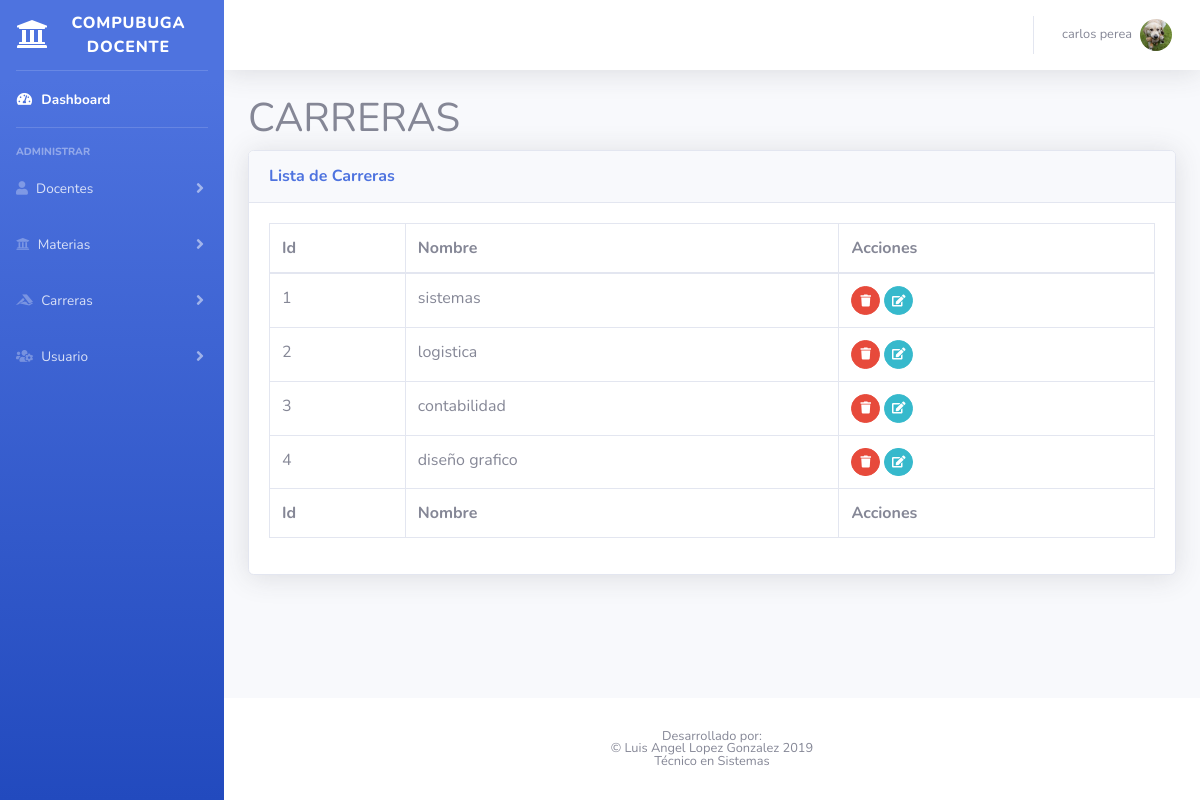
The app's page /carrera/carreraAdministrarVista.php (signed in) with its own data.
### tables this page shows
CREATE TABLE `carrera` (
  `id` int(11) NOT NULL,
  `nombre` varchar(100) NOT NULL
);

### carrera/carrerasModelo.php (called while the page is built, shortened)
<?php
include_once '../conexion.php';
class carrerasModelo {
    function mostrarTodos() {
        global $link;
        $consulta = "SELECT * FROM `carrera`";
        $query = mysqli_query($link, $consulta);
        return $query;
    }
}

### carrera/carreraAdministrarVista.php (the view, shortened to what this page needs)
<!DOCTYPE html>
<html lang="en">
    <head>
        <link href="../vendor/fontawesome-free/css/all.min.css" rel="stylesheet" type="text/css">
        <link href="../css/sb-admin-2.min.css" rel="stylesheet">
    </head>
    <body id="page-top">
        <div id="wrapper">
            <?php
            include_once '../componets/menu.php';
            ?>
            <div id="content-wrapper" class="d-flex flex-column">
                <div id="content">
                    <?php
                    include_once '../componets/navBar.php';
                    ?>
                    <div class="container">
                        <h1>CARRERAS</h1>
                        <div class="card shadow mb-4">
                            <div class="card-header py-3">
                                <h6 class="m-0 font-weight-bold text-primary">Lista de Carreras</h6>
                            </div>
                            <div class="card-body">
                                <div class="table-responsive">
                                    <table class="table table-bordered" id="dataTable" width="100%" cellspacing="0">
                                        <thead>
                                            <tr>
                                                <th>Id</th>
                                                <th>Nombre</th>
                                                <th>Acciones</th>
                                            </tr>
                                        </thead>
                                        <tfoot>
                                            <tr>
                                                <th>Id</th>
                                                <th>Nombre</th>
                                                <th>Acciones</th>
                                            </tr>
                                        </tfoot>
                                        <tbody>
                                            <?php
                                            include_once "carrerasModelo.php";
                                            $carrerasModelo = new carrerasModelo();
                                            $result = $carrerasModelo->mostrarTodos();
                                            $contador = 0;
                                            while ($fila = mysqli_fetch_array($result)) {
                                                if ($fila != NULL) {
                                                    $contador++;
                                                    echo '<tr>
                                            <td>' . $contador . '</td>
                                            <td>' . $fila['nombre'] . '</td>
                  <td>
                     <a href="#" onclick="eliminarModal(' . $fila['id'] . ')" class="btn btn-danger btn-circle btn-sm" data-toggle="tooltip" data-placement="bottom" title="Eliminar">
                        <i class="fas fa-trash"></i>
                          </a>
                    <a href="carreraModificarVista.php?id=' . $fila['id'] . '" class="btn btn-info btn-circle btn-sm" data-toggle="tooltip" data-placement="bottom" title="Modificar">
                    <i class="fas fa-edit"></i>
                    </a>
                  </td>
                </tr>';
                                                }
                                            }
                                            ?>
                                        </tbody>
                                    </table>
                                </div>
                            </div>
                        </div>
                    </div>
                </div>
                <?php
                include_once '../componets/footer.php';
                ?>
            </div>
        </div>
    </body>
</html>

### records on screen
carrera: nombre "sistemas"
carrera: nombre "logistica"
carrera: nombre "contabilidad"
carrera: nombre "diseño grafico"

### other values on screen
$_SESSION['nombreUsuario'] "carlos perea"
